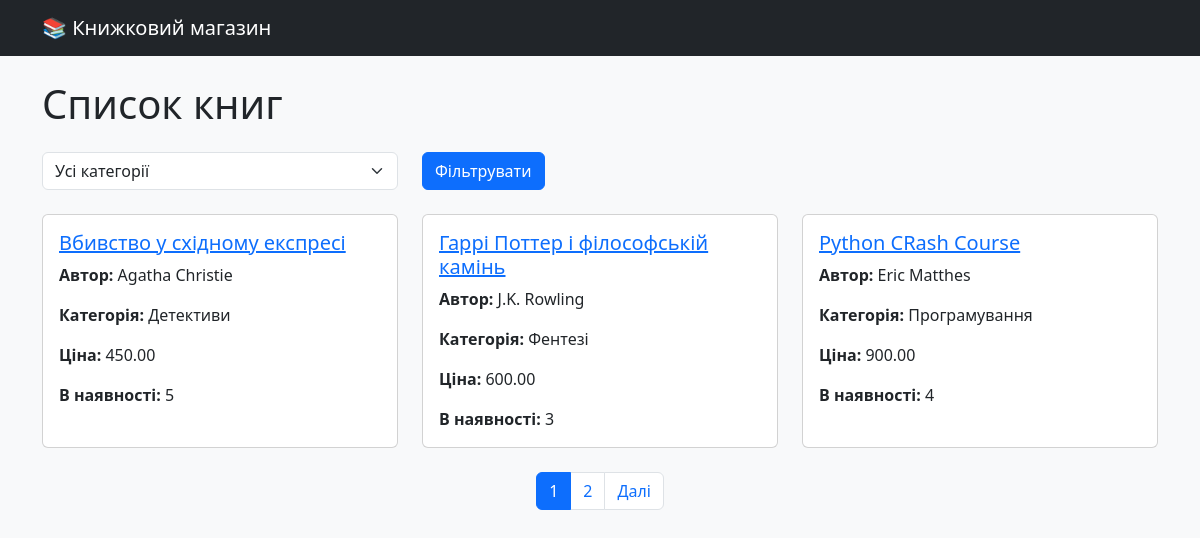
The page / on the database its author committed.
### books/models.py (models this page shows, shortened)
class Book(models.Model):
    category = models.ForeignKey(
        Category,
        on_delete=models.CASCADE,
        related_name='books'
    )
    title = models.CharField(max_length=200)
    author = models.CharField(max_length=150)
    price = models.DecimalField(max_digits=8, decimal_places=2)
    description = models.TextField(blank=True)
    stock = models.PositiveIntegerField(default=0)

class Category(models.Model):
    name = models.CharField(max_length=100)
    slug = models.SlugField(unique=True)
    def __str__(self):
        return self.name

### books/views.py (the view)
# urls.py: path('', BookListView.as_view(), name='book_list'),
class BookListView(ListView):
    model = Book
    template_name = 'books/book_list.html'
    context_object_name = 'books'
    paginate_by = 3
    def get_queryset(self):
        queryset = super().get_queryset()
        category = self.request.GET.get('category')
        if category:
            queryset = queryset.filter(category_id=category)
        return queryset
    def get_context_data(self, **kwargs):
        context = super().get_context_data(**kwargs)
        context['categories'] = Category.objects.all()
        context['selected_category'] = self.request.GET.get('category')
        return context

### books/templates/books/book_list.html (shortened to what this page needs)
{% extends 'books/base.html' %}
{% block content %}
<h1 class="mb-4">Список книг</h1>
<form method="get" class="mb-4">
    <div class="row">
        <div class="col-md-4">
            <select name="category" class="form-select">
                <option value="">Усі категорії</option>
            </select>
        </div>
        <div class="col-md-2">
            <button type="submit" class="btn btn-primary">
                Фільтрувати
            </button>
        </div>
    </div>
</form>
<div class="row">
    {% for book in books %}
        <div class="col-md-4 mb-4">
            <div class="card h-100">
                <div class="card-body">
                    <h5 class="card-title">
                      <a href="{% url 'books:book_detail' book.pk %}">
                          {{ book.title }}
                      </a>
                    </h5>
                    <p class="card-text">
                        <strong>Автор:</strong> {{ book.author }}
                    </p>
                    <p class="card-text">
                        <strong>Категорія:</strong> {{ book.category }}
                    </p>
                    <p class="card-text">
                        <strong>Ціна:</strong> {{ book.price }}
                    </p>
                    <p class="card-text">
                        <strong>В наявності:</strong> {{ book.stock }}
                    </p>
                </div>
            </div>
        </div>
    {% empty %}
        <p>Книг поки немає.</p>
    {% endfor %}
</div>
{% if is_paginated %}
<nav>
    <ul class="pagination justify-content-center">
        {% for num in page_obj.paginator.page_range %}
            <li class="page-item {% if page_obj.number == num %}active{% endif %}">
                <a class="page-link"
                   href="?page={{ num }}">
                    {{ num }}
                </a>
            </li>
        {% endfor %}
        {% if page_obj.has_next %}
            <li class="page-item">
                <a class="page-link"
                   href="?page={{ page_obj.next_page_number }}">
                    Далі
                </a>
            </li>
        {% endif %}
    </ul>
</nav>
{% endif %}
{% endblock %}

### books/templates/books/base.html (shortened to what this page needs)
{% load static %}
<!DOCTYPE html>
<html lang="uk">
<head>
    <link href="https://cdn.jsdelivr.net/npm/bootstrap@5.3.8/dist/css/bootstrap.min.css"
          rel="stylesheet">
    <link rel="stylesheet" href="{% static 'books/style.css' %}">
</head>
<body>
<nav class="navbar navbar-dark bg-dark mb-4">
    <div class="container">
        <a class="navbar-brand" href="{% url 'books:book_list' %}">
            📚 Книжковий магазин
        </a>
    </div>
</nav>
<div class="container">
    {% block content %}
    {% endblock %}
</div>
</body>
</html>

### books/static/books/style.css (style rules this page uses)
body { background-color: #f8f9fa; }
.card { transition: transform 0.2s ease; }

### rows shown on the page
Book: title "Вбивство у східному експресі", author "Agatha Christie", category "Детективи", price "450.00", stock "5"
Book: title "Гаррі Поттер і філософській камінь", author "J.K. Rowling", category "Фентезі", price "600.00", stock "3"
Book: title "Python CRash Course", author "Eric Matthes", category "Програмування", price "900.00", stock "4"

### other values the page prints
{{ num }} "1" "2"
